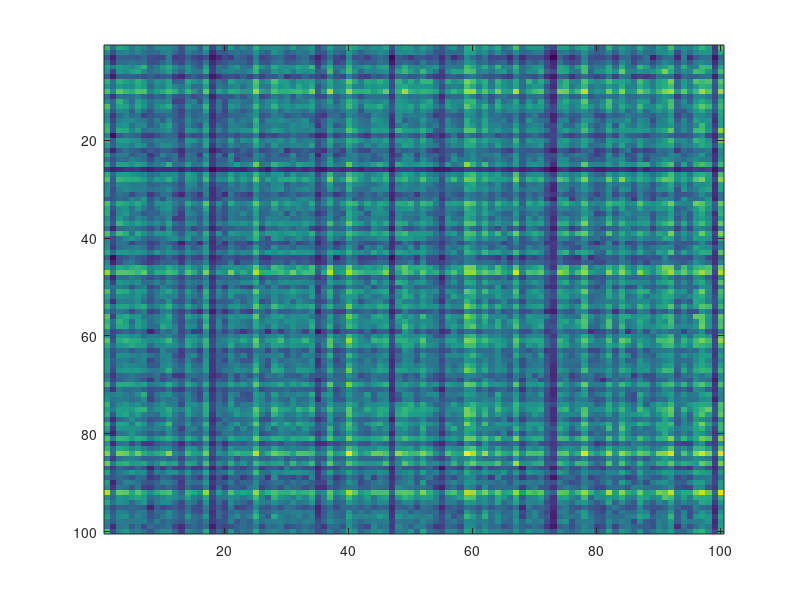

Recreate this plot in MATLAB. (Note: this script raises an error after producing the figure.)
clear; close all; clc;

% 行列のサイズ
I = 100; % Xの行数
J = 100; % Xの列数
K = 10; % 基底数

% パラメータ
nItr = 1000; % 更新式の反復回数

% 非負観測行列の生成
trueW = rand(I, K); % 非負乱数（開区間(0, 1)）
trueH = rand(K, J); % 非負乱数（開区間(0, 1)）
X = trueW * trueH; % ランクKの非負観測行列

% Xの表示
figure; imagesc(X);

% NMF変数の乱数初期化
W = rand(I, K);
H = rand(K, J);

% ------ Eu-NMF ------
% コスト関数値格納行列定義
cost_EuNMF = zeros(nItr + 1,1);
W_Eu = W;
H_Eu = H;

% コスト関数値の初期値格納(フロベニウスノルムの二乗値計算)
err = X - W_Eu*H_Eu;
traceErr = sum(err.*err, 'all');
cost_EuNMF(1) = sqrt(traceErr);

% 正規化によるWHが変化しないことの確認
cntErr = 0;

% Eu-NMFの更新式
for iItr = 1:nItr
    W_Eu = W_Eu .* ( (X*H_Eu.') ./ (W_Eu*(H_Eu*H_Eu.')) );
    H_Eu = H_Eu .* ( (W_Eu.'*X) ./ ((W_Eu.'*W_Eu)*H_Eu) );    
    
    % WHが変化しないことの確認
    prevWH = W_Eu*H_Eu;

    % Wの列毎に正規化係数を計算（列の総和）
    % todo
    nomalC_Eu = sum(W_Eu,1);

    % Wに正規化係数を適用
    % todo
    W_Eu = W_Eu ./ nomalC_Eu;
       
    % Hに正規化係数を適用
    % todo
    H_Eu = nomalC_Eu.' .*H_Eu;

    % WHが変化しないことの確認
    nomalWH_Eu = W_Eu*H_Eu;
    if(nomalWH_Eu - prevWH > 10^-15)
        cntErr = cntErr + 1;
    end

    % フロベニウスノルムの二乗値計算
    err = X - nomalWH_Eu;
    traceErr = sum(err.*err, 'all');
    cost_EuNMF(iItr+1) = sqrt(traceErr);
end

% 近似された観測行列の表示
Xhat_Eu = nomalWH_Eu;
figure; imagesc(Xhat_Eu);

% コスト関数値のグラフ描画(線形)
figure; plot(cost_EuNMF);
xlabel("反復回数", "FontSize", 14);
ylabel("コスト関数値(線形軸)", "FontSize", 14);

% コスト関数値のグラフ描画(対数軸)
figure; semilogy(cost_EuNMF);
xlabel("反復回数", "FontSize", 14);
ylabel("コスト関数値(対数軸)", "FontSize", 14);

% ------ KL-NMF ------
W_KL = W;
H_KL = H;
% コスト関数値格納行列定義
cost_KLNMF = zeros(nItr + 1,1);

% コスト関数値の初期値格納(フロベニウスノルムの二乗値計算)
err = X - W_KL*H_KL;
traceErr = sum(err.*err, 'all');
cost_KLNMF(1) = sqrt(traceErr);

% KL-NMFの更新式
for iItr = 1:nItr
    W_KL = W_KL .* (((X./(W_KL*H_KL))*H_KL.')./ (ones(I,J)*H_KL.'));
    H_KL = H_KL .* ((W_KL.'*(X./(W_KL*H_KL))) ./ (W_KL.'*ones(I,J)));

    % Wの列毎に正規化係数を計算（列の総和）
    % todo
    nomalC_KL = sum(W_KL,1);

    % Wに正規化係数を適用
    % todo
    W_KL = W_KL ./ nomalC_KL;
       
    % Hに正規化係数を適用
    % todo
    H_KL = nomalC_KL.' .*H_KL;

    nomalWH_KL = W_KL * H_KL;
    % フロベニウスノルムの二乗値計算
    err_KL = X - nomalWH_KL;
    traceErr_KL = sum(err_KL.*err_KL, 'all');
    cost_KLNMF(iItr+1) = sqrt(traceErr_KL);
end

% 近似された観測行列の表示
Xhat_KL = nomalWH_KL;
figure; imagesc(Xhat_KL);

% コスト関数値のグラフ描画(線形)
figure; plot(cost_KLNMF);
xlabel("反復回数", "FontSize", 14);
ylabel("コスト関数値(線形軸)", "FontSize", 14);

% コスト関数値のグラフ描画(対数軸)
figure; semilogy(cost_KLNMF);
xlabel("反復回数", "FontSize", 14);
ylabel("コスト関数値(対数軸)", "FontSize", 14);


% ------ IS-NMF ------
W_IS = W;
H_IS = H;
% コスト関数値格納行列定義
cost_ISNMF = zeros(nItr + 1,1);

% コスト関数値の初期値格納(フロベニウスノルムの二乗値計算)
err = X - W_IS*H_IS;
traceErr = sum(err.*err, 'all');
cost_ISNMF(1) = sqrt(traceErr);
